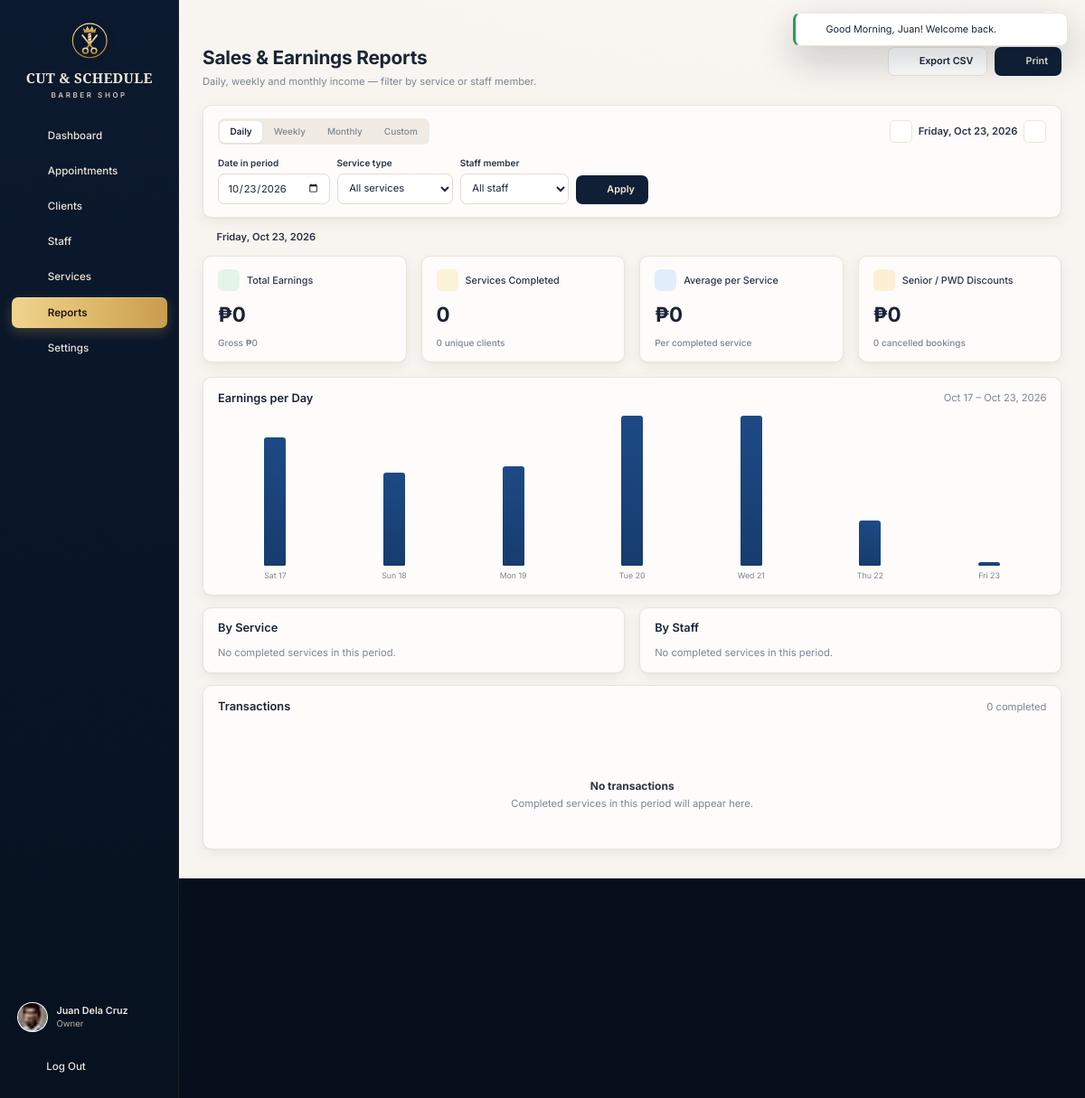
Page /owner/reports.php?period=daily (signed in) on the committed database.
### tables this page shows
CREATE TABLE users (
  id               INT AUTO_INCREMENT PRIMARY KEY,
  name             VARCHAR(100) NOT NULL,
  username         VARCHAR(100) UNIQUE NOT NULL,
  email            VARCHAR(150) UNIQUE NOT NULL,
  phone            VARCHAR(30)  NULL,
  password         VARCHAR(255) NOT NULL,
  role             ENUM('owner','staff','client') NOT NULL,
  status           ENUM('active','inactive') DEFAULT 'active',
  avatar           VARCHAR(255) NULL,
  remember_token   VARCHAR(64)  NULL,
  remember_expires DATETIME     NULL,
  created_at       DATETIME DEFAULT CURRENT_TIMESTAMP,
  updated_at       DATETIME DEFAULT CURRENT_TIMESTAMP ON UPDATE CURRENT_TIMESTAMP
);

### owner/reports.php (the view, shortened to what the rows shown need)
<?php
require_once __DIR__ . '/../includes/bootstrap.php';
$user = Auth::requireRole('owner', 'staff');
$isStaff = $user->getRole() === 'staff';
$period = in_array(input('period'), ['daily', 'weekly', 'monthly', 'custom'], true) ? input('period') : 'monthly';
$ref = valid_date(input('ref'), date('Y-m-d'));
if ($period === 'custom') {
    $from = valid_date(input('from'), date('Y-m-01'));
    $to = valid_date(input('to'), date('Y-m-d'));
    if ($from > $to) {
        [$from, $to] = [$to, $from];
    }
    $rangeLabel = fmt_date($from) . ' – ' . fmt_date($to);
} else {
    [$from, $to, $rangeLabel] = Report::period($period, $ref);
}
$chartFrom = $period === 'daily' ? date('Y-m-d', strtotime('-6 day', strtotime($ref))) : $from;
require __DIR__ . '/../includes/header.php';
?>
<div class="page-head">
  <div>
    <h1><?= $isStaff ? 'My Reports' : 'Sales & Earnings Reports' ?></h1>
  </div>
</div>
<section class="card mb-16">
  <div class="card-head"><h2>Earnings per Day</h2><span class="muted"><?= e(fmt_date($chartFrom, 'M j')) ?> – <?= e(fmt_date($to, 'M j, Y')) ?></span></div>
</section>
<div class="grid g-2 mb-16">
  <section class="card">
    <div class="card-head"><h2>By Service</h2></div>
  </section>
  <section class="card">
    <div class="card-head"><h2>By Staff</h2></div>
  </section>
</div>
<section class="card">
  <div class="card-head"><h2>Transactions</h2></div>
</section>
<?php require __DIR__ . '/../includes/footer.php'; ?>

### includes/header.php (shortened to what the rows shown need)
<?php
$role = $user->getRole();
$profileUrl = ['owner' => 'owner/settings.php', 'staff' => 'staff/profile.php', 'client' => 'client/profile.php'][$role];
?>
<!doctype html>
<html lang="en">
<head>
  <link rel="stylesheet" href="<?= asset('assets/css/app.css') ?>">
</head>
<body class="app role-<?= e($role) ?>" data-base="<?= e(BASE_URL) ?>"<?= !empty($fitScreen) ? ' data-fit' : '' ?>>
<div class="app-shell">
  <aside class="sidebar" id="sidebar">
    <div class="sidebar-foot">
      <a class="sidebar-user" href="<?= url($profileUrl) ?>">
        <?= avatar($user->getName(), $user->getAvatar(), 42) ?>
        <span>
          <strong><?= e($user->getName()) ?></strong>
          <small><?= e($user->roleLabel()) ?></small>
        </span>
      </a>
    </div>
  </aside>
  <div class="main">
    <main class="content">

### includes/functions.php (shortened to what the rows shown need)
<?php
function e($value): string
{
    return htmlspecialchars((string) ($value ?? ''), ENT_QUOTES, 'UTF-8');
}
function url(string $path = ''): string
{
    return BASE_URL . '/' . ltrim($path, '/');
}
function asset(string $path): string
{
    $file = APP_ROOT . '/' . ltrim($path, '/');
    $v = is_file($file) ? filemtime($file) : 1;
    return url($path) . '?v=' . $v;
}
function media_url(?string $path): ?string
{
    return is_file(APP_ROOT . '/' . $path) ? url($path) : null;
}
function avatar(?string $name, ?string $path = null, int $size = 40, string $class = ''): string
{
    $src = media_url($path);
    $style = "width:{$size}px;height:{$size}px;";
    if ($src) {
        return '<img class="avatar ' . e($class) . '" src="' . e($src) . '" alt="' . e($name) . '" style="' . $style . '">';
    }
    $fs = max(10, (int) round($size * 0.38));
    return '<span class="avatar avatar-initials ' . e($class) . '" style="' . $style . 'font-size:' . $fs . 'px">' . e(initials($name ?? '?')) . '</span>';
}

### rows in the picture
users: avatar (picture), name "Juan Dela Cruz"

### other values in the picture
$label "Dashboard"
$label "Appointments"
$label "Clients"
$label "Staff"
$label "Services"
$label "Reports"
$label "Settings"
$user->roleLabel() "Owner"
$f['message'] "Good Morning, Juan! Welcome back."
$l "Daily"
$l "Weekly"
$l "Monthly"
$l "Custom"
$rangeLabel "Friday, Oct 23, 2026"
peso($summary['earnings']) "₱0"
